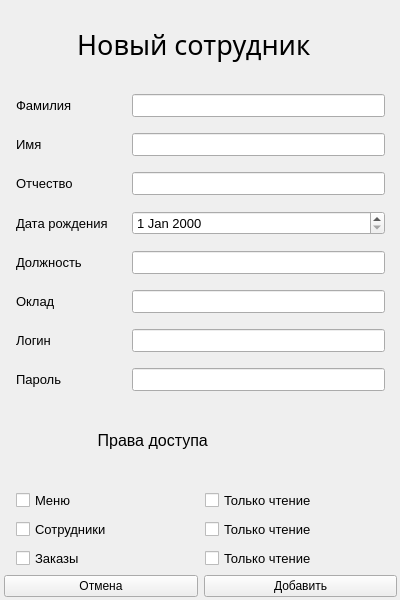
<?xml version="1.0" encoding="UTF-8"?>
<ui version="4.0">
 <class>MainWindow</class>
 <widget class="QMainWindow" name="MainWindow">
  <property name="geometry">
   <rect>
    <x>0</x>
    <y>0</y>
    <width>400</width>
    <height>600</height>
   </rect>
  </property>
  <property name="windowTitle">
   <string>MainWindow</string>
  </property>
  <widget class="QWidget" name="centralwidget">
   <widget class="QWidget" name="verticalLayoutWidget">
    <property name="geometry">
     <rect>
      <x>0</x>
      <y>0</y>
      <width>401</width>
      <height>601</height>
     </rect>
    </property>
    <layout class="QVBoxLayout" name="verticalLayout" stretch="0,1,0,0,0">
     <item>
      <widget class="QLabel" name="label">
       <property name="font">
        <font>
         <family>Lobster</family>
         <pointsize>20</pointsize>
        </font>
       </property>
       <property name="text">
        <string>           Новый сотрудник</string>
       </property>
      </widget>
     </item>
     <item>
      <layout class="QGridLayout" name="gridLayout_2">
       <property name="leftMargin">
        <number>16</number>
       </property>
       <property name="rightMargin">
        <number>16</number>
       </property>
       <property name="horizontalSpacing">
        <number>24</number>
       </property>
       <property name="verticalSpacing">
        <number>16</number>
       </property>
       <item row="0" column="0">
        <widget class="QLabel" name="label_2">
         <property name="font">
          <font>
           <pointsize>10</pointsize>
          </font>
         </property>
         <property name="text">
          <string>Фамилия</string>
         </property>
        </widget>
       </item>
       <item row="0" column="1">
        <widget class="QLineEdit" name="surnameEdit">
         <property name="font">
          <font>
           <pointsize>10</pointsize>
          </font>
         </property>
        </widget>
       </item>
       <item row="1" column="0">
        <widget class="QLabel" name="label_3">
         <property name="font">
          <font>
           <pointsize>10</pointsize>
          </font>
         </property>
         <property name="text">
          <string>Имя</string>
         </property>
        </widget>
       </item>
       <item row="1" column="1">
        <widget class="QLineEdit" name="nameEdit">
         <property name="font">
          <font>
           <pointsize>10</pointsize>
          </font>
         </property>
        </widget>
       </item>
       <item row="2" column="0">
        <widget class="QLabel" name="label_4">
         <property name="font">
          <font>
           <pointsize>10</pointsize>
          </font>
         </property>
         <property name="text">
          <string>Отчество</string>
         </property>
        </widget>
       </item>
       <item row="2" column="1">
        <widget class="QLineEdit" name="patronymicEdit">
         <property name="font">
          <font>
           <pointsize>10</pointsize>
          </font>
         </property>
        </widget>
       </item>
       <item row="3" column="0">
        <widget class="QLabel" name="label_5">
         <property name="font">
          <font>
           <pointsize>10</pointsize>
          </font>
         </property>
         <property name="text">
          <string>Дата рождения</string>
         </property>
        </widget>
       </item>
       <item row="3" column="1">
        <widget class="QDateEdit" name="birthDateEdit">
         <property name="font">
          <font>
           <pointsize>10</pointsize>
          </font>
         </property>
        </widget>
       </item>
       <item row="4" column="0">
        <widget class="QLabel" name="label_6">
         <property name="font">
          <font>
           <pointsize>10</pointsize>
          </font>
         </property>
         <property name="text">
          <string>Должность</string>
         </property>
        </widget>
       </item>
       <item row="4" column="1">
        <widget class="QLineEdit" name="positionEdit">
         <property name="font">
          <font>
           <pointsize>10</pointsize>
          </font>
         </property>
        </widget>
       </item>
       <item row="5" column="0">
        <widget class="QLabel" name="label_7">
         <property name="font">
          <font>
           <pointsize>10</pointsize>
          </font>
         </property>
         <property name="text">
          <string>Оклад</string>
         </property>
        </widget>
       </item>
       <item row="5" column="1">
        <widget class="QLineEdit" name="salaryEdit">
         <property name="font">
          <font>
           <pointsize>10</pointsize>
          </font>
         </property>
        </widget>
       </item>
       <item row="6" column="0">
        <widget class="QLabel" name="label_8">
         <property name="font">
          <font>
           <pointsize>10</pointsize>
          </font>
         </property>
         <property name="text">
          <string>Логин</string>
         </property>
        </widget>
       </item>
       <item row="6" column="1">
        <widget class="QLineEdit" name="loginEdit">
         <property name="font">
          <font>
           <pointsize>10</pointsize>
          </font>
         </property>
        </widget>
       </item>
       <item row="7" column="0">
        <widget class="QLabel" name="label_9">
         <property name="font">
          <font>
           <pointsize>10</pointsize>
          </font>
         </property>
         <property name="text">
          <string>Пароль</string>
         </property>
        </widget>
       </item>
       <item row="7" column="1">
        <widget class="QLineEdit" name="passwordEdit">
         <property name="font">
          <font>
           <pointsize>10</pointsize>
          </font>
         </property>
         <property name="echoMode">
          <enum>QLineEdit::Password</enum>
         </property>
        </widget>
       </item>
      </layout>
     </item>
     <item>
      <widget class="QLabel" name="label_10">
       <property name="font">
        <font>
         <pointsize>12</pointsize>
        </font>
       </property>
       <property name="text">
        <string>                      Права доступа</string>
       </property>
      </widget>
     </item>
     <item>
      <layout class="QGridLayout" name="gridLayout">
       <property name="leftMargin">
        <number>16</number>
       </property>
       <property name="rightMargin">
        <number>16</number>
       </property>
       <property name="bottomMargin">
        <number>0</number>
       </property>
       <property name="spacing">
        <number>8</number>
       </property>
       <item row="1" column="1">
        <widget class="QCheckBox" name="staffReadonly">
         <property name="font">
          <font>
           <pointsize>10</pointsize>
          </font>
         </property>
         <property name="text">
          <string>Только чтение</string>
         </property>
        </widget>
       </item>
       <item row="0" column="0">
        <widget class="QCheckBox" name="menuAccess">
         <property name="font">
          <font>
           <pointsize>10</pointsize>
          </font>
         </property>
         <property name="text">
          <string>Меню</string>
         </property>
        </widget>
       </item>
       <item row="2" column="0">
        <widget class="QCheckBox" name="ordersAccess">
         <property name="font">
          <font>
           <pointsize>10</pointsize>
          </font>
         </property>
         <property name="text">
          <string>Заказы</string>
         </property>
        </widget>
       </item>
       <item row="1" column="0">
        <widget class="QCheckBox" name="staffAccess">
         <property name="font">
          <font>
           <pointsize>10</pointsize>
          </font>
         </property>
         <property name="text">
          <string>Сотрудники</string>
         </property>
        </widget>
       </item>
       <item row="0" column="1">
        <widget class="QCheckBox" name="menuReadonly">
         <property name="font">
          <font>
           <pointsize>10</pointsize>
          </font>
         </property>
         <property name="text">
          <string>Только чтение</string>
         </property>
        </widget>
       </item>
       <item row="2" column="1">
        <widget class="QCheckBox" name="ordersReadonly">
         <property name="font">
          <font>
           <pointsize>10</pointsize>
          </font>
         </property>
         <property name="text">
          <string>Только чтение</string>
         </property>
        </widget>
       </item>
      </layout>
     </item>
     <item>
      <layout class="QHBoxLayout" name="horizontalLayout">
       <property name="leftMargin">
        <number>4</number>
       </property>
       <property name="rightMargin">
        <number>4</number>
       </property>
       <property name="bottomMargin">
        <number>4</number>
       </property>
       <item>
        <widget class="QPushButton" name="cancelButton">
         <property name="text">
          <string>Отмена</string>
         </property>
        </widget>
       </item>
       <item>
        <widget class="QPushButton" name="addButton">
         <property name="text">
          <string>Добавить</string>
         </property>
        </widget>
       </item>
      </layout>
     </item>
    </layout>
   </widget>
  </widget>
 </widget>
 <resources/>
 <connections/>
</ui>
